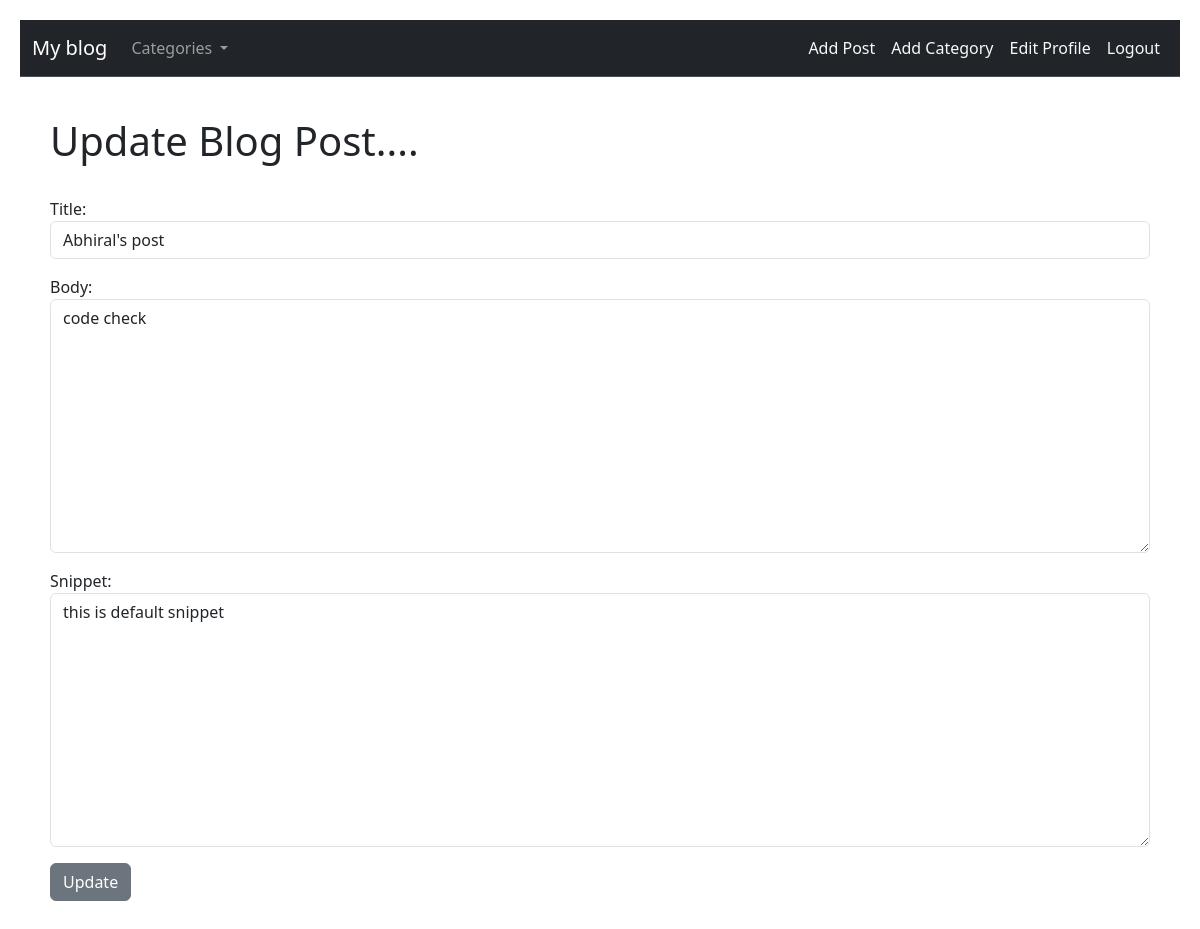
Page /article/19/update/ (signed in) on the committed database.
### theblog/models.py (models this page shows, shortened)
class Post(models.Model):
    title = models.CharField(max_length=255)
    author = models.ForeignKey(User, on_delete=models.CASCADE)
    category = models.CharField(max_length=255,default="defaut category")
    body = RichTextField(blank=True,null=True)
    snippet = models.CharField(max_length=255,default="this is default snippet")
    post_date = models.DateTimeField(auto_now_add=True)
    likes = models.ManyToManyField(User,related_name='blog_posts')

### theblog/views.py (the view)
# urls.py: path('article/<int:pk>/update/',UpdatePostView.as_view(),name="update_post"),
class UpdatePostView(UpdateView):
    model = Post
    form_class = UpdateForm
    template_name = "Update_post.html"
    def get_context_data(self, *args,**kwargs) :
        cat_menu = Category.objects.all()
        context = super().get_context_data(*args,**kwargs)
        context["cat_menu"] = cat_menu
        return context

### theblog/forms.py
class UpdateForm(forms.ModelForm):
    class Meta:
        model = Post
        fields = ('title','body','snippet')
        widgets = {
            'title' : forms.TextInput(attrs={'class':'form-control',}),
            'body' : forms.Textarea(attrs={'class':'form-control',}),
            'snippet' : forms.Textarea(attrs={'class':'form-control',}),
        }

### theblog/models.py (called while the page is built)
    def __str__(self):
        return self.name

### theblog/templates/Update_post.html (shortened to what this page needs)
{% extends "base.html" %}
{%block content%}
<h1>Update Blog Post....</h1>
<br>
{%if user.is_authenticated%}
{%if post.author.id == user.id %}
<div class="mb-3">
  <form method="POST">
      {{form.as_p}}
      <button  class="btn btn-secondary">Update</button>
  </div>
  {%else%}
  <h4>you should not be here and you know it !!!!</h4>
  {%endif%}
  {%else%}
  <h4>you should not be here and you know it !!!!</h4>
  {%endif%}
{%endblock content%}

### theblog/templates/base.html (style rules this page uses)
body { padding: 20px; }

### rows in the picture
Post: title "Abhiral's post", body "code check", snippet "this is default snippet"
